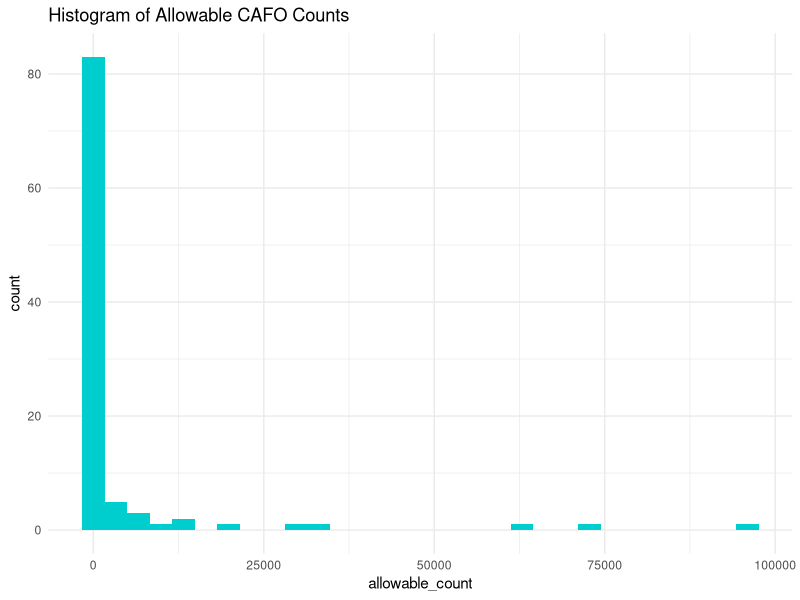

Recreate this plot in R.
library(tidyverse)

finalData <- read_csv("derivedData/finalData.csv")

figure <- finalData %>% ggplot(aes(x = allowable_count)) + 
  geom_histogram(fill="cyan3") + 
  labs(title = "Histogram of Allowable CAFO Counts") + 
  theme_minimal()

ggsave("figures/cafoHistogram.png", plot=figure)